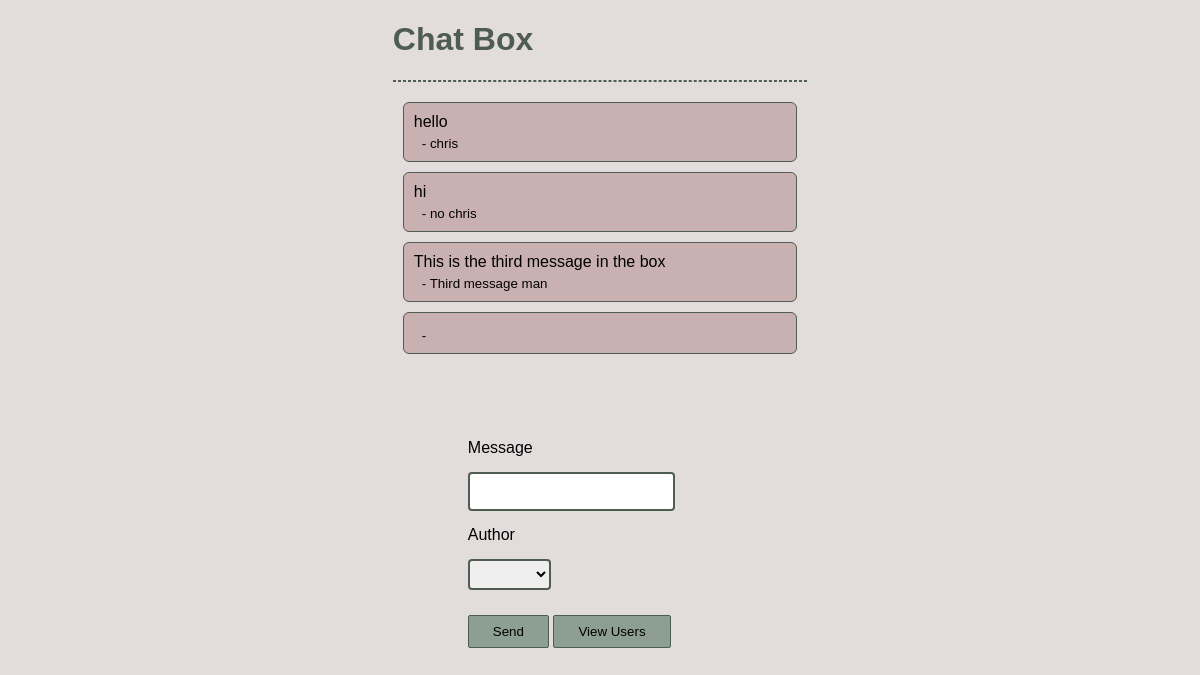
The app's page /, older data.
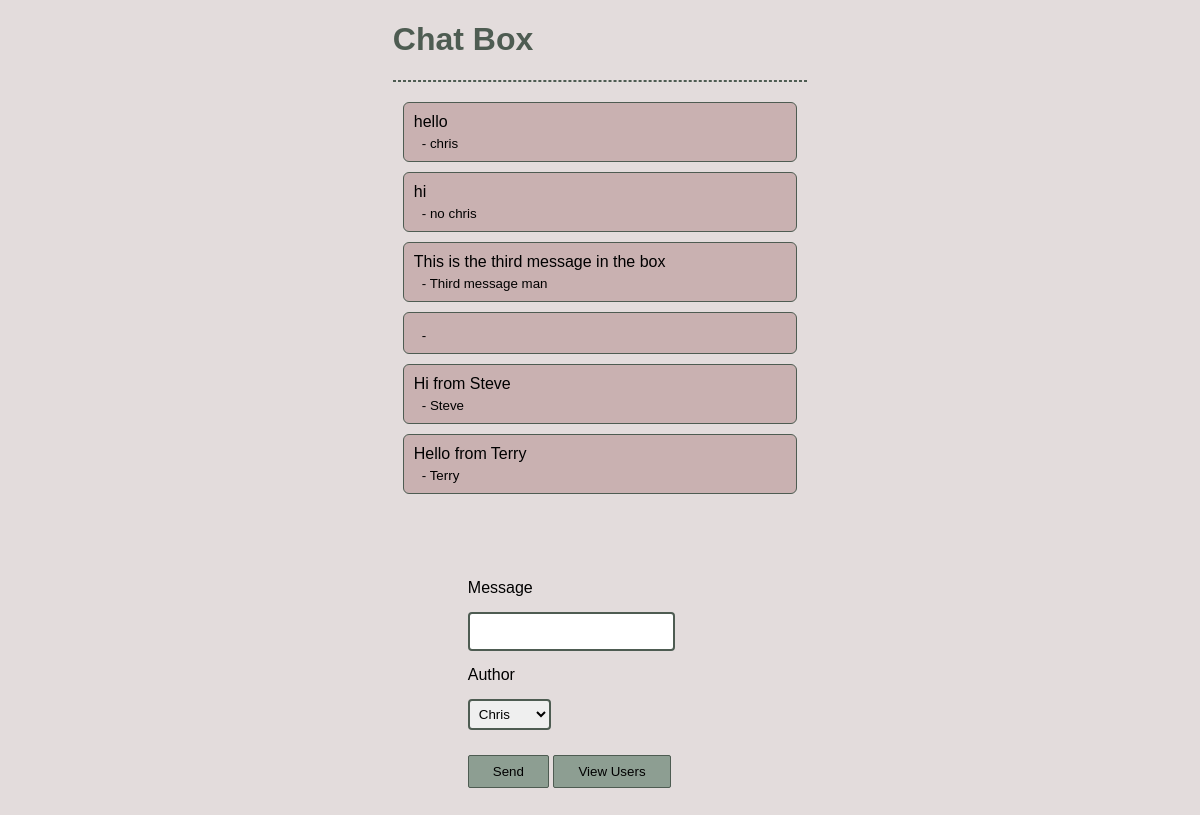
The same page, newer data.
### userlist_app/models.py (models this page shows, shortened)
class ChatMessage(models.Model):
    author = models.CharField(max_length=80, null=False)
    message = models.CharField(max_length=400, null=False)

### userlist_app/views.py (the view, shortened to what this page needs)
# urls.py: path('', views.chat_box, name='chat_box'),
def chat_box(request):
    chat_messages = ChatMessage.objects.all()
    all_users = User.objects.all()
    return render(request, 'chat_box.html', {
        'chat_messages': chat_messages,
        'all_users': all_users,
    })

### userlist_app/templates/chat_box.html (shortened to what this page needs)
{% extends "public_template.html" %}
{% block main %}
<div class="container">
    <h1>Chat Box</h1>
    <hr>
    <div class="row-chat">
        <div class="col-chat">
            {% for message_item in chat_messages %}
            <div class="row-message">
                <div class="col-message">
                    <div class="message">
                        {{ message_item.message }}
                    </div>
                    <div class="author">
                        - {{ message_item.author }}
                    </div>
                </div>
            </div>
            {% endfor %}
        </div>
    </div>
    <div class="row">
        <div class="col">
            <form action="{% url 'chat_box' %}" method="POST">
                <div class="form-group">
                <label>Message</label>
                <input type="text" class="form-control" id="message" name="message">
                </div>
                <div class="form-group">
                <label>Author</label>
                <select class="form-control" id="author" name="author">
                    {% for user in all_users %}
                    <option value="{{ user.firstname }}">{{ user.firstname }}</option>
                    {% endfor %}
                </select>
                </div>
                <button type="submit">Send</button>
                <a href="/user_list"><button type="button">View Users</button></a>
            </form>
        </div>
    </div>
</div>
{% endblock %}

Row changes from the older to the newer data that the page shows:
added ChatMessage: message "Hi from Steve", author "Steve"
added ChatMessage: message "Hello from Terry", author "Terry"
Text that changed along with them:
form field author: (not shown) → "Chris"
